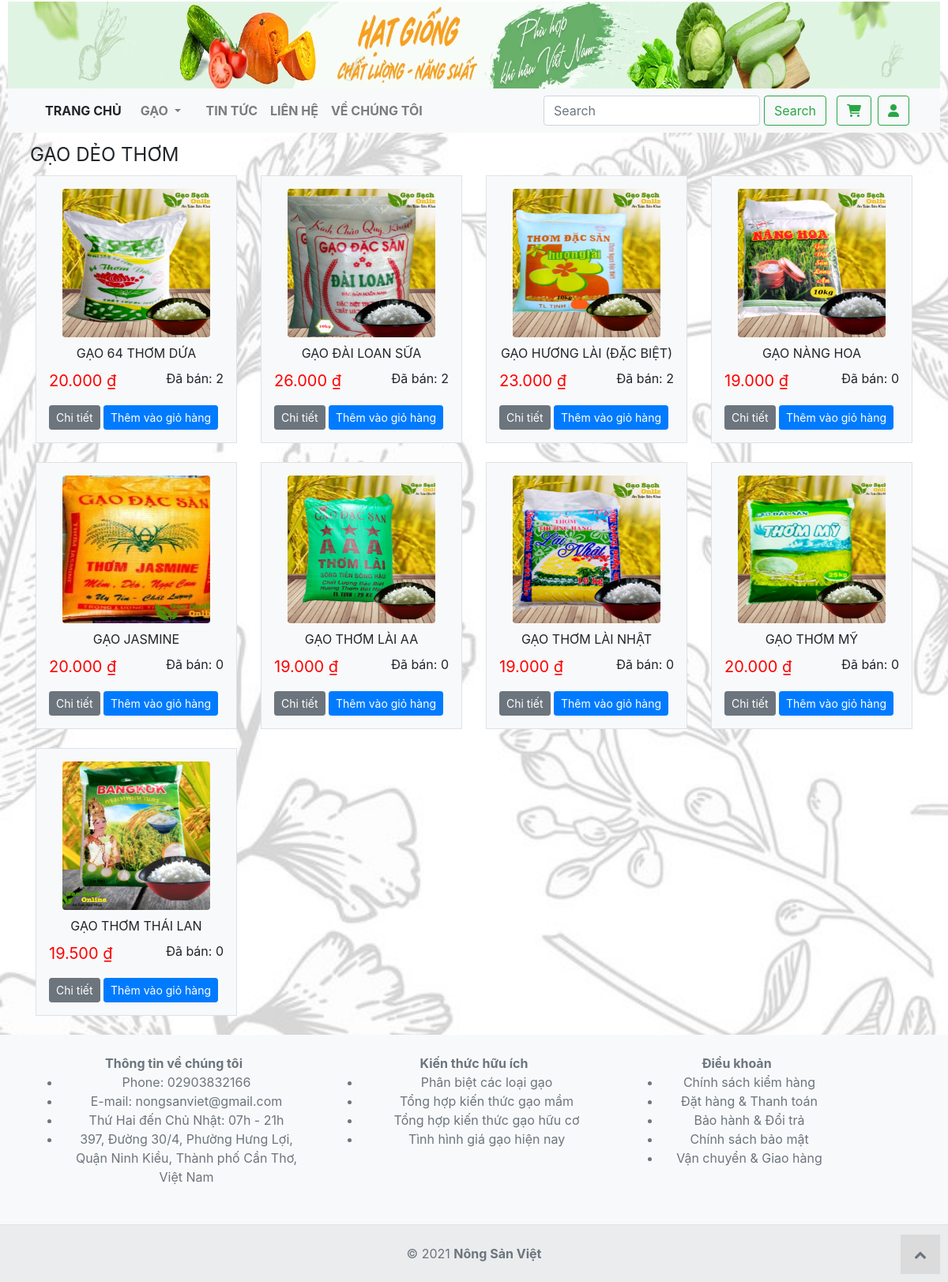
Page /Web/Gao/GaoDeoThom.php on the committed database.
### tables this page shows
CREATE TABLE `product` (
  `product_id` int(4) NOT NULL,
  `product_name` text NOT NULL,
  `type` text NOT NULL,
  `image` text NOT NULL,
  `price` varchar(20) NOT NULL,
  `quantity` int(11) NOT NULL,
  `sold` int(11) NOT NULL DEFAULT 0
);

### Web/Gao/GaoDeoThom.php (the view, shortened to what this page needs)
<!DOCTYPE html>
<html lang="en">
<head>
    <link rel="stylesheet" href="https://cdnjs.cloudflare.com/ajax/libs/font-awesome/6.0.0/css/all.min.css">
    <link rel="stylesheet" href="https://cdnjs.cloudflare.com/ajax/libs/font-awesome/4.7.0/css/font-awesome.min.css">
    <link rel="stylesheet" href="../Chung/CSS_bootstrap/bootstrap.min.css">
    <link rel="stylesheet" href="https://cdn.jsdelivr.net/npm/bootstrap@4.5.2/dist/css/bootstrap.min.css">
    <link rel="stylesheet" href="../Chung/css/header.css">
    <link rel="stylesheet" href="../Chung/css/style.css">
    <link rel="stylesheet" href="../Chung/css/footer.css">
</head>
<body>
    <header>
        <?php include ("../Chung/php/head.php")?>
    </header>
    <main>
        <div class="container">
            <div class="row flex-container">
            <div class="p-2 flex-grow-1 bd-highlight fs-4">GẠO DẺO THƠM</div>
                <?php
                $sql = "SELECT * FROM product WHERE type = 'Gao_Deo_Thom'";
                $result = mysqli_query($conn, $sql);
                while ($row = mysqli_fetch_array($result)) {
                    if($row['quantity'] > 0){
                ?>
                <div class="col-md-3 mb-4 product-item">
                    <div class="p-3 border bg-light text-center ">
                    <img src="../../Data/Gao/<?php echo $row['type'] . '/'; ?><?php echo $row['image'] ?>"
                            class="product-image img-fluid rounded mx-auto d-block " alt="<?php echo $row['product_name'] ?>">
                        <div class="mt-2"><?php echo $row['product_name'] ?></div>
                        <div class="row">
                            <div class="col-auto mr-auto">
                                <div class="mt-2 red-price fs-5"><?php echo number_format($row['price'], 0, ',', '.') ?> &#8363;</div>
                            </div>
                            <div class="col-auto">
                                <div class="mt-2">Đã bán: <?php echo $row['sold'];?> </div>
                            </div>
                        </div>
                        <div class="d-flex justify-content-between mt-3">
                            <form action="addGao.php" method="post">
                                <button class="btn btn-secondary btn-sm"  type="submit" name="detail_pro">Chi tiết</button>
                                <button type="submit" class="btn btn-primary btn-sm" name="addtocartGDT">Thêm vào giỏ hàng</button>
                            </form>
                        </div>
                    </div>
                </div>
                <?php
                    }
                }
                ?>
            </div>
        </div>
    </main>
    <footer>
        <?php include ("../Chung/php/foot.php")?>
    </footer>
</body>
</html>

### Web/Chung/php/head.php (shortened to what this page needs)
<!DOCTYPE html>
<html>
<head>
</head>
<body>
   <header>
    <div class="logo">
        <a href="../../../../WEB_BAN_HANG/Web/TrangChu/TrangChu.php">
            <img src="../../../../WEB_BAN_HANG/Data/Logo/header/banner_header_top.png" alt="Logo" style="width:100%; height: 110px;">
        </a>
    </div>
    <nav class="navbar navbar-expand-lg navbar-light bg-light">
        <div class="container-fluid">
            <div class="collapse navbar-collapse" id="navbarTogglerDemo01">
                <a class="nav-link fs-6" href="../../../../WEB_BAN_HANG/Web/TrangChu/TrangChu.php"><strong>TRANG CHỦ</strong></a>
                <ul class="navbar-nav me-auto mb-2 mb-lg-0">
                    <li class="nav-item dropdown">
                        <a class="nav-link dropdown-toggle fs-6" href="#" id="navbarDropdown" role="button"
                            data-bs-toggle="dropdown" aria-expanded="false">
                            <strong>GẠO </strong>
                        </a>
                    </li>
                    <li class="nav-item">
                        <a class="nav-link fs-6" href="#"></a>
                    </li>
                    <li class="nav-item">
                        <a class="nav-link fs-6" href="../../../../WEB_BAN_HANG/Web/TinTuc/TinTuc.html"><strong>TIN TỨC</strong></a>
                    </li>
                    <li class="nav-item">
                        <a class="nav-link fs-6" href="../../../../WEB_BAN_HANG/Web/LienHe/LienHe.php"><strong>LIÊN HỆ</strong></a>
                    </li>
                    <li class="nav-item">
                        <a class="nav-link fs-6" href="../../../../WEB_BAN_HANG/Web/GioiThieu/GioiThieu.php"><strong>VỀ CHÚNG TÔI</strong></a>
                    </li>
                </ul>
            </div>
                <div class=" d-flex align-items-center">
                <form class="navbar-form d-flex" action ="../../../../WEB_BAN_HANG/Web/Gao/GaoSearch.php" method="POST" onsubmit="return validateForm()">
                    <input class="form-control search-input" placeholder="Search" aria-label="Search" name="search_name" id="search_name">
                    <button class="btn btn-outline-success me-2" type="submit" name="search">Search</button>
                </form>
                    <a href="../../../../WEB_BAN_HANG/Web/GioHang/GioHang.php" class="btn btn-outline-success me-2" type="a">
                        <i class="fas fa-shopping-cart"></i>
                    </a>
                    <?php
                        if(isset($_SESSION['user_info']) && !empty($_SESSION['user_info'])) {
                            $userInfo = $_SESSION['user_info'];
                            $email = $userInfo[1];
                            if ($userInfo[2] == 0) {
                                echo '<a href="../../../../WEB_BAN_HANG/Web/user/user_info.php" class="btn btn-outline-success me-2" type="a"><i class="fas fa-user"></i></a>';
                            } elseif ($userInfo[2] == 1) {
                                echo '<a href="../../../../WEB_BAN_HANG/Web/admin/admin.php" class="btn btn-outline-success me-2" type="a"><i class="fas fa-user"></i></a>';
                            }
                        } else {
                            echo '<a href="../../../../WEB_BAN_HANG/Web/DangNhap/DangNhap.php" class="btn btn-outline-success me-2" type="a"><i class="fas fa-user"></i></a>';
                        }
                    ?>
                </div>
        </div>
    </nav>
</header>

### Web/Chung/php/foot.php
<footer class="text-center text-lg-start bg-body-tertiary text-muted">
    <section class="d-flex justify-content-center justify-content-lg-between p-4 border-bottom">
        <div class="container ">
            <div class="row flex-container">
                <div class="col-md-4 mb-2">
                    <b>Thông tin về chúng tôi</b>
                        <ul>
                            <li><div class="col">Phone: 02903832166 </div></li>
                            <li><div class="col">E-mail: nongsanviet@gmail.com</div></li>
                            <li><div class="col">Thứ Hai đến Chủ Nhật: 07h - 21h</div></li>
                            <li><div class="col">397, Đường 30/4, Phường Hưng Lợi, Quận Ninh Kiều, Thành phố Cần Thơ, Việt Nam</div></li>
                        </ul>
                </div>
                <div class="col-md-4 mb-2">
                    <b>Kiến thức hữu ích</b>
                        <ul>
                            <li><div class="col">Phân biệt các loại gạo</div></li>
                            <li><div class="col">Tổng hợp kiến thức gạo mầm</div></li>
                            <li><div class="col">Tổng hợp kiến thức gạo hữu cơ</div></li>
                            <li><div class="col">Tình hình giá gạo hiện nay</div></li>
                        </ul>
                </div>
                <div class="col-md-3 mb-2">
                    <b>Điều khoản</b>
                        <ul>
                            <li><div class="col">Chính sách kiểm hàng</div></li>
                            <li><div class="col">Đặt hàng & Thanh toán</div></li>
                            <li><div class="col">Bảo hành & Đổi trả</div></li>
                            <li><div class="col">Chính sách bảo mật</div></li>
                            <li><div class="col">Vận chuyển & Giao hàng</div></li>
                        </ul>
                </div>
            </div>
        </div>
    </section>
    <div class="text-center p-4" style="background-color: rgba(0, 0, 0, 0.05);">
    © 2021
    <a class="text-reset fw-bold" href="#">Nông Sản Việt</a>
    </div>
    <a href="#" id="ve-dau-trang" class="fa fa-chevron-up" title="Về đầu trang"></a>
</footer>

### Web/Chung/css/header.css (style rules this page uses)
header { font-size: 2vw; margin: 2px 5px; }

### Web/Chung/css/style.css (style rules this page uses)
img { width: 100%; height: 80%; display: block; }
.navbar-form { display: flex; align-items: center; margin-right: 5px; }
.search-input { margin-right: 5px; }
.product-image { width: 187.6px; height: 187.6px; }
.red-price { color: red; }

### Web/Chung/css/footer.css (style rules this page uses)
footer { grid-area: footer-cell; min-height: 120px; margin-top: auto; border: 1px solid var(--mau-vien); box-sizing: border-box; }
footer #ve-dau-trang { width: 50px; height: 50px; position: fixed; bottom: 10px; right: 10px; z-index: 10; display: flex; justify-content: center; align-items: center; border: 1px solid var(--mau-vien); padding: 10px; box-sizing: border-box; color: var(--mau-nen); background-color: #ccc8; }

### Web/Chung/php/head.php (style rules this page uses)
body { background-image: url("../../Data/BackGround/bottom.jpg"); background-color: rgba(200, 200, 200, 0); background-repeat: repeat; background-size: cover ; }

### rows in the picture
product: type+image (picture), product_name "GẠO 64 THƠM DỨA", price "20.000", sold "2"
product: type+image (picture), product_name "GẠO ĐÀI LOAN SỮA", price "26.000", sold "2"
product: type+image (picture), product_name "GẠO HƯƠNG LÀI (ĐẶC BIỆT)", price "23.000", sold "2"
product: type+image (picture), product_name "GẠO NÀNG HOA", price "19.000", sold "0"
product: type+image (picture), product_name "GẠO JASMINE", price "20.000", sold "0"
product: type+image (picture), product_name "GẠO THƠM LÀI AA", price "19.000", sold "0"
product: type+image (picture), product_name "GẠO THƠM LÀI NHẬT", price "19.000", sold "0"
product: type+image (picture), product_name "GẠO THƠM MỸ", price "20.000", sold "0"
product: type+image (picture), product_name "GẠO THƠM THÁI LAN", price "19.500", sold "0"
